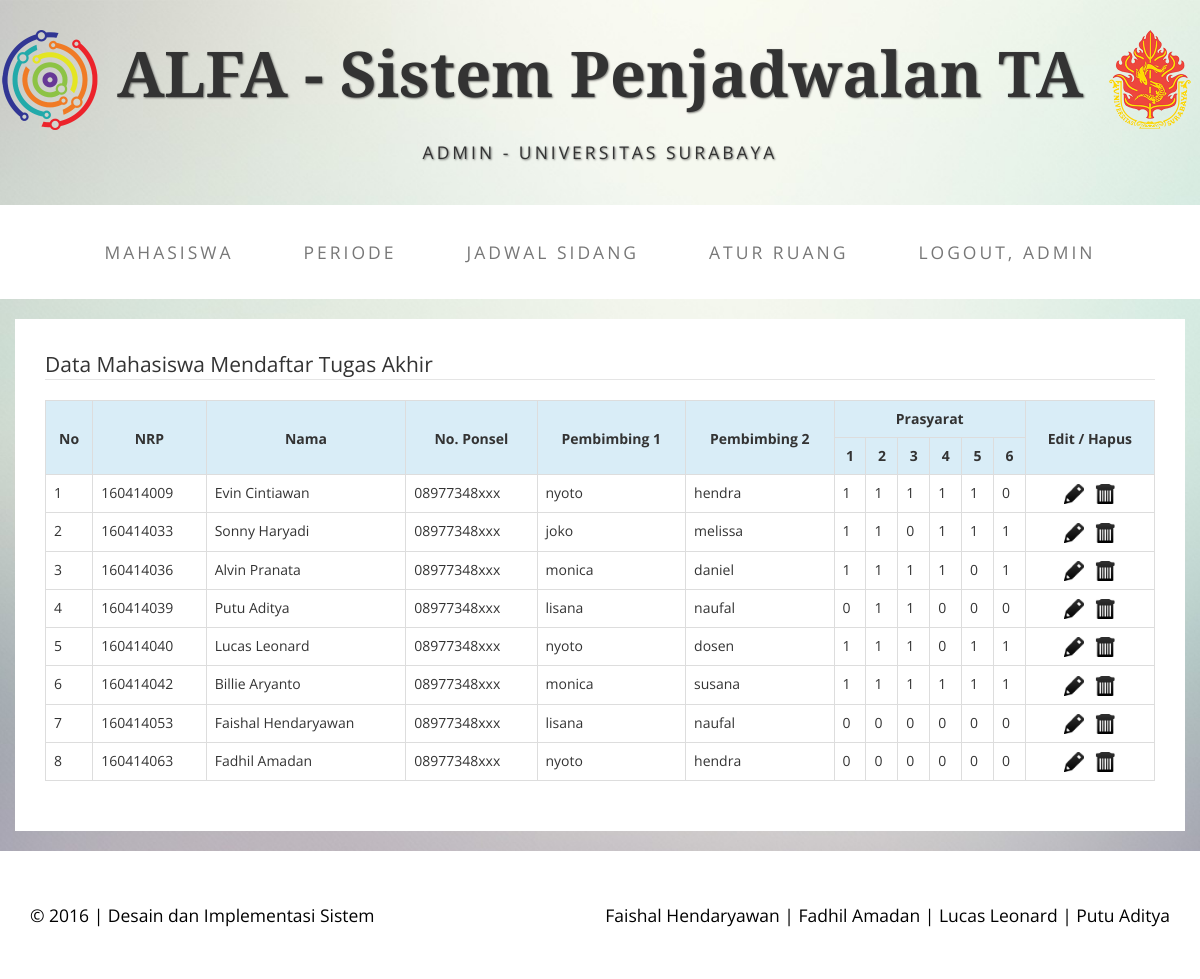
The page /master-mahasiswa.php (signed in) on the database its author committed.
### tables this page shows
CREATE TABLE `mahasiswa` (
  `nrp` varchar(9) NOT NULL,
  `nama` varchar(50) NOT NULL,
  `hp` varchar(13) NOT NULL,
  `judul_ta` varchar(100) NOT NULL,
  `status` tinyint(1) NOT NULL,
  `npk1` varchar(9) NOT NULL,
  `npk2` varchar(9) NOT NULL,
  `pra1` tinyint(1) NOT NULL,
  `pra2` tinyint(1) NOT NULL,
  `pra3` tinyint(1) NOT NULL,
  `pra4` tinyint(1) NOT NULL,
  `pra5` tinyint(1) NOT NULL,
  `pra6` tinyint(1) NOT NULL,
  `penguji1` varchar(9) NOT NULL,
  `penguji2` varchar(9) NOT NULL,
  `ketua` varchar(20) NOT NULL,
  `sekretaris` varchar(20) NOT NULL
);

CREATE TABLE `dosen` (
  `npk` varchar(9) NOT NULL,
  `nama` varchar(32) NOT NULL,
  `password` varchar(32) NOT NULL,
  `status` tinyint(1) NOT NULL,
  `jabatan` varchar(30) NOT NULL
);

### master-mahasiswa.php (the view, shortened to what this page needs)
<?php
require './db.php';
$sql = "SELECT * FROM mahasiswa ";
$result = mysqli_query($link, $sql);
$sqlM = "SELECT * FROM admin WHERE nama='".$_COOKIE['nomer']."'";
$resultM = mysqli_query($link, $sqlM);
$rowM = mysqli_fetch_array($resultM);
?>
<!DOCTYPE html>
<html lang="en">
<head>
    <link href="css/bootstrap.min.css" rel="stylesheet">
    <link href="css/business-casual.css" rel="stylesheet">
</head>
<body>
    <div class="brand">
        <img class="img-center" src="./img/logos.png" width="100" height="100">
        ALFA - Sistem Penjadwalan TA
        <img class="img-center" src="./img/logo.png" width="100" height="100">
    </div>
    <div class="address-bar">Admin - Universitas Surabaya</div>
    <nav class="navbar navbar-default" role="navigation">
        <div class="container">
            <div class="collapse navbar-collapse" id="bs-example-navbar-collapse-1">
                <ul class="nav navbar-nav">
                    <li>
                        <a href="./master-mahasiswa.php">Mahasiswa</a>
                    </li>
                    <li>
                        <a href="./master-periode.php">Periode</a>
                    </li>
                    <li>
                        <a href="./master-sidang.php">Jadwal Sidang</a>
                    </li>
                    <li>
                        <a href="./master-ruang.php">Atur Ruang</a>
                    </li>
                    <li>
                        <a href="./proses.php?cmd=logout">Logout, <?php echo $rowM['nama']; ?> </a>
                    </li>
                </ul>
            </div>
        </div>
    </nav>
    <div class="container">
        <div class="row">
            <div class="box">
                <div class="col-lg-12">
                    <legend>Data Mahasiswa Mendaftar Tugas Akhir</legend>
                    <table class="table table-bordered">
                        <tr class="info">
                            <th rowspan="2"><center></br>No</th>
                            <th rowspan="2"><center></br>NRP</th>
                            <th rowspan="2"><center></br>Nama</th>
                            <th rowspan="2"><center></br>No. Ponsel</th>
                            <th rowspan="2"><center></br>Pembimbing 1</th>
                            <th rowspan="2"><center></br>Pembimbing 2</th>
                            <th colspan="6"><center>Prasyarat</th>
                            <th rowspan="2"><center></br>Edit / Hapus</th>
                        </tr>
                        <tr class="info">
                            <th><center>1</th>
                            <th><center>2</th>
                            <th><center>3</th>
                            <th><center>4</th>
                            <th><center>5</th>
                            <th><center>6</th>
                        </tr>
                        <?php
                        $hitung = 1;
                        while ($row = mysqli_fetch_object($result)) {
                            echo "<tr>";
                            echo "<td>" . $hitung. "</td>";
                            echo "<td>" . $row->nrp . "</td>";
                            echo "<td>" . $row->nama . "</td>";
                            echo "<td>" . $row->hp . "</td>";
                            $sqlDosen = "SELECT nama  from dosen WHERE dosen.npk=(SELECT npk1 FROM `mahasiswa` WHERE nrp= ".$row->nrp.")";
                            $resultDosen = mysqli_query($link, $sqlDosen);
                            while ($row1 = mysqli_fetch_object($resultDosen)) {
                                echo "<td>" . $row1->nama . "</td>";
                            }
                            $sqlDosen2 = "SELECT nama  from dosen WHERE dosen.npk=(SELECT npk2 FROM `mahasiswa` WHERE nrp= ".$row->nrp.")";
                            $resultDosen2 = mysqli_query($link, $sqlDosen2);
                            while ($row2 = mysqli_fetch_object($resultDosen2)) {
                                echo "<td>" . $row2->nama . "</td>";
                            }
                            echo "<td>" . $row->pra1 . "</td>";
                            echo "<td>" . $row->pra2 . "</td>";
                            echo "<td>" . $row->pra3 . "</td>";
                            echo "<td>" . $row->pra4 . "</td>";
                            echo "<td>" . $row->pra5 . "</td>";
                            echo "<td>" . $row->pra6 . "</td>";
                            echo "<td>";
                            echo "<center><a href='#' class='edit' data-toggle='modal' id='tekan' ide='" . $row->nrp . "' data-target='#exampleModal'><img src='./img/edit.png' width='20px'></a>&nbsp&nbsp&nbsp";
                            echo "<a href='proses.php?cmd=hapusMahasiswa&i=" . $row->nrp . "'><img src='./img/hapus.png' width='20px'></a>";
                            echo "</td>";
                            echo "<tr>";
                            $hitung = $hitung +1;
                        } ?>
                    </table>
                </div>
            </div>
        </div>
    </div>
    <footer>
        <div class="container">
            <div class="row">
                <div class="col-lg-12 text-center">
                    <p class="pull-right">Faishal Hendaryawan | Fadhil Amadan | Lucas Leonard | Putu Aditya</p>
                    <p class="pull-left">&copy; 2016 | Desain dan Implementasi Sistem</p>
                </div>
            </div>
        </div>
    </footer>
</body>
</html>

### css/business-casual.css (style rules this page uses)
body { font-family: "Open Sans","Helvetica Neue",Helvetica,Arial,sans-serif; background: url('../img/bg.jpg') no-repeat center center fixed; -webkit-background-size: cover; -moz-background-size: cover; background-size: cover; -o-background-size: cover; }
p { font-size: 1.25em; line-height: 1.6; color: #000; }
.brand, .address-bar { display: none; }
.navbar-nav { text-transform: uppercase; font-weight: 400; letter-spacing: 3px; }
.box { margin-bottom: 20px; padding: 30px 15px; background: #fff; }
footer { background: #fff; }
footer p { margin: 0; padding: 50px 0; }
@media screen and (min-width:768px) { .brand { display: inherit; margin: 0; padding: 30px 0 10px; text-align: center; text-shadow: 1px 1px 2px rgba(0,0,0,0.5); font-family: "Josefin Slab","Helvetica Neue",Helvetica,Arial,sans-serif; font-size: 4.5em; font-weight: 700; line-height: normal; } }
@media screen and (min-width:768px) { .address-bar { display: inherit; margin: 0; padding: 0 0 40px; text-align: center; text-shadow: 1px 1px 2px rgba(0,0,0,0.5); text-transform: uppercase; font-size: 1.25em; font-weight: 400; letter-spacing: 3px; } }
@media screen and (min-width:768px) { .navbar { border-radius: 0; } }
@media screen and (min-width:768px) { .navbar { min-height: 0; } }
@media screen and (min-width:768px) { .navbar-default { border: none; background: #fff; } }
@media screen and (min-width:768px) { .nav>li>a { padding: 35px; } }
@media screen and (min-width:768px) { .navbar-nav>li>a { line-height: normal; } }
@media screen and (min-width:768px) { .navbar-nav { display: table; float: none; margin: 0 auto; table-layout: fixed; font-size: 1.25em; } }
@media screen and (min-width:1200px) { .box:after { content: ''; display: table; clear: both; } }

### rows shown on the page
mahasiswa: nrp "160414009", nama "Evin Cintiawan", hp "08977348xxx", pra1 "1", pra2 "1", pra3 "1", pra4 "1", pra5 "1", pra6 "0"
dosen: nama "nyoto"
dosen: nama "hendra"
mahasiswa: nrp "160414033", nama "Sonny Haryadi", hp "08977348xxx", pra1 "1", pra2 "1", pra3 "0", pra4 "1", pra5 "1", pra6 "1"
dosen: nama "joko"
dosen: nama "melissa"
mahasiswa: nrp "160414036", nama "Alvin Pranata", hp "08977348xxx", pra1 "1", pra2 "1", pra3 "1", pra4 "1", pra5 "0", pra6 "1"
dosen: nama "monica"
dosen: nama "daniel"
mahasiswa: nrp "160414039", nama "Putu Aditya", hp "08977348xxx", pra1 "0", pra2 "1", pra3 "1", pra4 "0", pra5 "0", pra6 "0"
dosen: nama "lisana"
dosen: nama "naufal"
mahasiswa: nrp "160414040", nama "Lucas Leonard", hp "08977348xxx", pra1 "1", pra2 "1", pra3 "1", pra4 "0", pra5 "1", pra6 "1"
dosen: nama "dosen"
mahasiswa: nrp "160414042", nama "Billie Aryanto", hp "08977348xxx", pra1 "1", pra2 "1", pra3 "1", pra4 "1", pra5 "1", pra6 "1"
dosen: nama "susana"
mahasiswa: nrp "160414053", nama "Faishal Hendaryawan", hp "08977348xxx", pra1 "0", pra2 "0", pra3 "0", pra4 "0", pra5 "0", pra6 "0"
mahasiswa: nrp "160414063", nama "Fadhil Amadan", hp "08977348xxx", pra1 "0", pra2 "0", pra3 "0", pra4 "0", pra5 "0", pra6 "0"

### other values the page prints
$rowM['nama'] "ADMIN"
